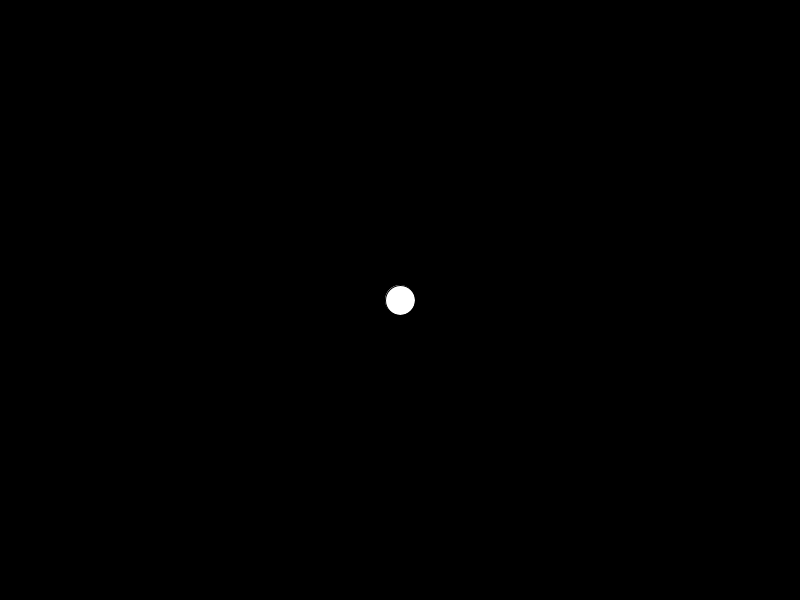
Frame 1 (no input)
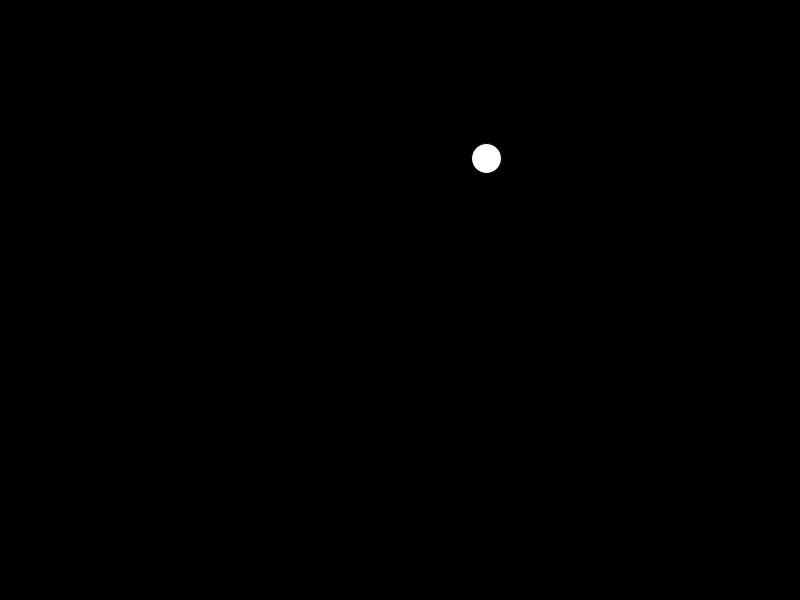
Frame 60 (the mouse pressed at the canvas centre just before this capture)
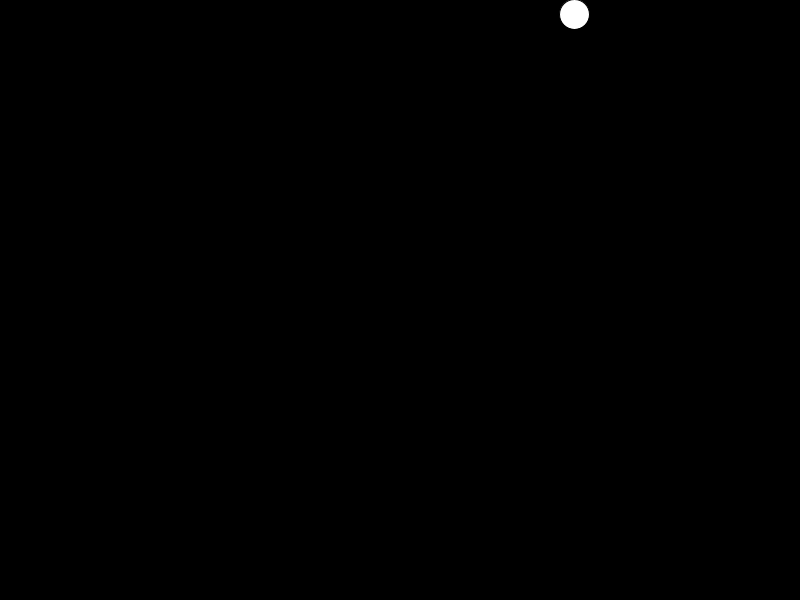
Frame 120 (the mouse held since frame 60 and released just before this capture)

The Processing sketch that drew these frames (run headless with seeded random() and noise(); from frame 60 on, the mouse is pressed at the canvas centre):

// Processing sketch: bouncy_ball_example
// ── bouncy_ball_example.pde
//declare variables
float x, y, dX, dY, diam;

void setup() {
  size(800, 600);

  //initialize variables
  x=width/2;
  y=height/2;
  dX=random(-5, 5);
  dY=random(-5, 5);
  diam = 30;
}

void draw() {
  background(0);

  //draw ball
  ellipse(x, y, diam, diam);

  //move ball
  x+=dX;
  y+=dY;

  //bounce off walls
  if (x > width || x < 0) {
    dX *= -1;
  }
  if (y > height || y < 0) {
    dY *= -1;
  }
}
